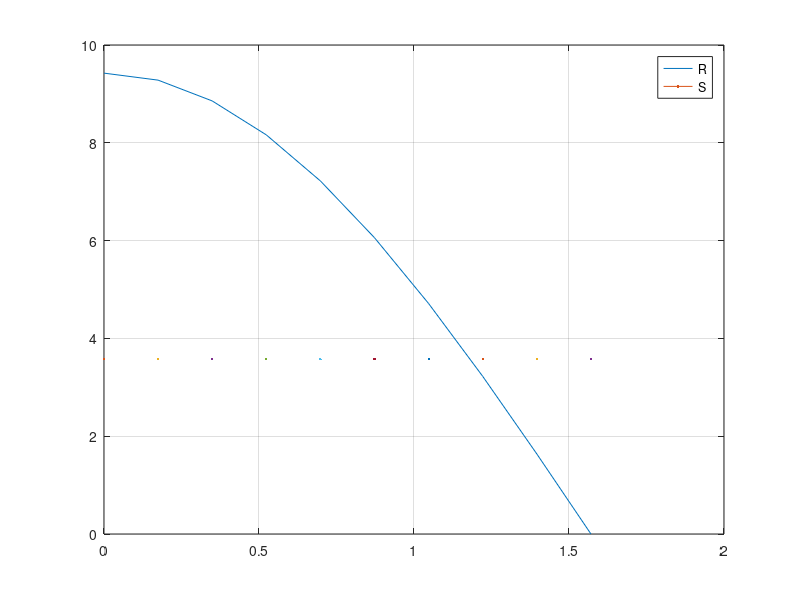

Recreate this plot in MATLAB.
clc, close all, clear all

% Método de rayos
% modos TE

%Parámetros
%Todas las unidades en um
n1=1.5;  %core
n2=1;    %cladding
h=1;     %grosor del core
lambda=1; %longitud de onda
k0=2*pi/lambda;  %numero de onda

%Ecuación de dispersión
R=@(theta) h*k0*n1*cos(theta);
S=@(theta) pi+2*atan((sqrt((n1^2)*((sin(theta)).^2)-(n2^2)))/(n1*cos(theta)));

%Plot
theta=linspace(0,pi/2,10);
plot(theta,R(theta),theta,S(theta)), grid on
legend('R','S','Location','best')